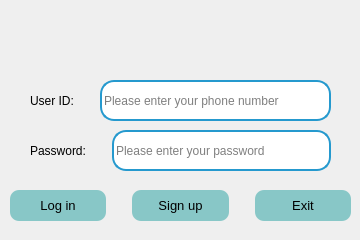
<?xml version="1.0" encoding="UTF-8"?>
<ui version="4.0">
 <class>LoginForm</class>
 <widget class="QDialog" name="LoginForm">
  <property name="geometry">
   <rect>
    <x>0</x>
    <y>0</y>
    <width>360</width>
    <height>240</height>
   </rect>
  </property>
  <property name="sizePolicy">
   <sizepolicy hsizetype="Fixed" vsizetype="Fixed">
    <horstretch>0</horstretch>
    <verstretch>0</verstretch>
   </sizepolicy>
  </property>
  <property name="windowTitle">
   <string>Login Form</string>
  </property>
  <property name="windowIcon">
   <iconset>
    <normalon>../Icons/LoginIcon.png</normalon>
   </iconset>
  </property>
  <property name="windowOpacity">
   <double>1.000000000000000</double>
  </property>
  <property name="autoFillBackground">
   <bool>false</bool>
  </property>
  <property name="styleSheet">
   <string notr="true">QDialog{
background-image: url(:/Icons/LoginBG.png);
border: 3px black solid;
/*border-radius: 30px;*/
}
QLineEdit{
	background-color : white;
	border-color: rgb(37, 153, 206);
	border-width: 2px ;
	border-style: solid;
	border-radius: 14px;
}
QPushButton{
	/*background-color : rgb(216, 250, 255);*/
	background-color : rgb(136, 199, 199);
	border-style: solid;
	border-radius: 9px;
	font-size: 13px;
}
QLineEdit,QLabel{
	font:12px;
}
QPushButton:pressed {
  background: rgb(119, 171, 156); 
}</string>
  </property>
  <widget class="QWidget" name="horizontalLayoutWidget">
   <property name="geometry">
    <rect>
     <x>30</x>
     <y>130</y>
     <width>301</width>
     <height>41</height>
    </rect>
   </property>
   <layout class="QHBoxLayout" name="HLayout2">
    <item>
     <widget class="QLabel" name="pwdLbl">
      <property name="sizePolicy">
       <sizepolicy hsizetype="Fixed" vsizetype="Preferred">
        <horstretch>0</horstretch>
        <verstretch>0</verstretch>
       </sizepolicy>
      </property>
      <property name="text">
       <string>Password:</string>
      </property>
     </widget>
    </item>
    <item>
     <spacer name="spc2">
      <property name="orientation">
       <enum>Qt::Horizontal</enum>
      </property>
      <property name="sizeType">
       <enum>QSizePolicy::Fixed</enum>
      </property>
      <property name="sizeHint" stdset="0">
       <size>
        <width>20</width>
        <height>20</height>
       </size>
      </property>
     </spacer>
    </item>
    <item>
     <widget class="QLineEdit" name="pwdLEd">
      <property name="sizePolicy">
       <sizepolicy hsizetype="Expanding" vsizetype="Expanding">
        <horstretch>200</horstretch>
        <verstretch>0</verstretch>
       </sizepolicy>
      </property>
      <property name="styleSheet">
       <string notr="true"/>
      </property>
      <property name="inputMask">
       <string/>
      </property>
      <property name="text">
       <string/>
      </property>
      <property name="echoMode">
       <enum>QLineEdit::Password</enum>
      </property>
      <property name="placeholderText">
       <string>Please enter your password</string>
      </property>
     </widget>
    </item>
   </layout>
  </widget>
  <widget class="QWidget" name="horizontalLayoutWidget_2">
   <property name="geometry">
    <rect>
     <x>30</x>
     <y>80</y>
     <width>301</width>
     <height>41</height>
    </rect>
   </property>
   <layout class="QHBoxLayout" name="HLayout1">
    <item>
     <widget class="QLabel" name="userNameLbl">
      <property name="sizePolicy">
       <sizepolicy hsizetype="Fixed" vsizetype="Preferred">
        <horstretch>0</horstretch>
        <verstretch>0</verstretch>
       </sizepolicy>
      </property>
      <property name="text">
       <string>User ID:</string>
      </property>
     </widget>
    </item>
    <item>
     <spacer name="spc1">
      <property name="orientation">
       <enum>Qt::Horizontal</enum>
      </property>
      <property name="sizeType">
       <enum>QSizePolicy::Fixed</enum>
      </property>
      <property name="sizeHint" stdset="0">
       <size>
        <width>20</width>
        <height>20</height>
       </size>
      </property>
     </spacer>
    </item>
    <item>
     <widget class="QLineEdit" name="userNameLEd">
      <property name="sizePolicy">
       <sizepolicy hsizetype="Expanding" vsizetype="Expanding">
        <horstretch>200</horstretch>
        <verstretch>0</verstretch>
       </sizepolicy>
      </property>
      <property name="styleSheet">
       <string notr="true"/>
      </property>
      <property name="placeholderText">
       <string>Please enter your phone number</string>
      </property>
     </widget>
    </item>
   </layout>
  </widget>
  <widget class="QWidget" name="horizontalLayoutWidget_3">
   <property name="geometry">
    <rect>
     <x>10</x>
     <y>190</y>
     <width>341</width>
     <height>31</height>
    </rect>
   </property>
   <layout class="QHBoxLayout" name="HLayout3">
    <item>
     <widget class="QPushButton" name="loginBtn">
      <property name="sizePolicy">
       <sizepolicy hsizetype="Minimum" vsizetype="Expanding">
        <horstretch>0</horstretch>
        <verstretch>0</verstretch>
       </sizepolicy>
      </property>
      <property name="text">
       <string>Log in</string>
      </property>
     </widget>
    </item>
    <item>
     <spacer name="horizontalSpacer">
      <property name="orientation">
       <enum>Qt::Horizontal</enum>
      </property>
      <property name="sizeType">
       <enum>QSizePolicy::Fixed</enum>
      </property>
      <property name="sizeHint" stdset="0">
       <size>
        <width>20</width>
        <height>20</height>
       </size>
      </property>
     </spacer>
    </item>
    <item>
     <widget class="QPushButton" name="signUpBtn">
      <property name="sizePolicy">
       <sizepolicy hsizetype="Minimum" vsizetype="MinimumExpanding">
        <horstretch>0</horstretch>
        <verstretch>0</verstretch>
       </sizepolicy>
      </property>
      <property name="styleSheet">
       <string notr="true"/>
      </property>
      <property name="text">
       <string>Sign up</string>
      </property>
     </widget>
    </item>
    <item>
     <spacer name="horizontalSpacer_2">
      <property name="orientation">
       <enum>Qt::Horizontal</enum>
      </property>
      <property name="sizeType">
       <enum>QSizePolicy::Fixed</enum>
      </property>
      <property name="sizeHint" stdset="0">
       <size>
        <width>20</width>
        <height>20</height>
       </size>
      </property>
     </spacer>
    </item>
    <item>
     <widget class="QPushButton" name="exitBtn">
      <property name="sizePolicy">
       <sizepolicy hsizetype="Minimum" vsizetype="MinimumExpanding">
        <horstretch>0</horstretch>
        <verstretch>10</verstretch>
       </sizepolicy>
      </property>
      <property name="text">
       <string>Exit</string>
      </property>
      <property name="shortcut">
       <string>Esc</string>
      </property>
     </widget>
    </item>
   </layout>
  </widget>
  <widget class="QLabel" name="logoLbl">
   <property name="geometry">
    <rect>
     <x>150</x>
     <y>20</y>
     <width>60</width>
     <height>50</height>
    </rect>
   </property>
   <property name="sizePolicy">
    <sizepolicy hsizetype="Fixed" vsizetype="Fixed">
     <horstretch>0</horstretch>
     <verstretch>0</verstretch>
    </sizepolicy>
   </property>
   <property name="styleSheet">
    <string notr="true">
border-image: url(:/Icons/LoginIcon.png);</string>
   </property>
   <property name="text">
    <string/>
   </property>
  </widget>
 </widget>
 <resources>
  <include location="../qSlicerUserResources.qrc"/>
 </resources>
 <connections/>
</ui>
